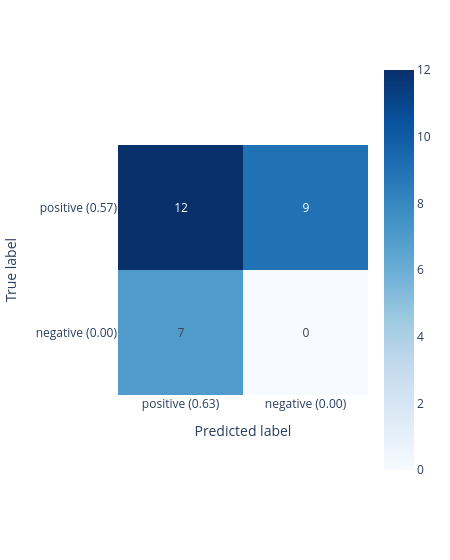

Notebook code for this chart:
### Markdown cell above
### Negativ-Beispiel

### Code cell
# pymupdf4llm

cm = create_confusion_matrix('pymupdf4llm', config.dataset['path'], pdf_urls_select.loc[['2410.08287v3']])

print(cm)

PX.displayConfusionMatrix(np.array(cm), width=450, xaxes={'labels': labels, 'title': 'Predicted label'}, yaxes={'labels': labels, 'title': 'True label'})

print(f'recall {Helper.confusion_matrix_tpr(cm)}')
print(f'precision {Helper.confusion_matrix_ppv(cm)}')
#print(f'f1 score {Helper.confusion_matrix_f1_score(cm)}')

### Figure 1 — Plotly figure (JSON) as saved in the notebook; plotly's stock layout.template omitted (floating-point values rounded to 4 significant figures)
{"data": [{"coloraxis": "coloraxis", "hovertemplate": "x: %{x}<br>y: %{y}<br>color: %{z}<extra></extra>", "name": "0", "texttemplate": "%{z}", "type": "heatmap", "xaxis": "x", "yaxis": "y", "z": [[12, 9], [7, 0]]}], "layout": {"coloraxis": {"autocolorscale": false, "colorscale": [[0, "rgb(247,251,255)"], [0.125, "rgb(222,235,247)"], [0.25, "rgb(198,219,239)"], [0.375, "rgb(158,202,225)"], [0.5, "rgb(107,174,214)"], [0.625, "rgb(66,146,198)"], [0.75, "rgb(33,113,181)"], [0.875, "rgb(8,81,156)"], [1, "rgb(8,48,107)"]]}, "margin": {"t": 60}, "width": 450, "xaxis": {"anchor": "y", "constrain": "domain", "domain": [0, 1], "scaleanchor": "y", "tickmode": "array", "ticktext": ["positive (0.63)", "negative (0.00)"], "tickvals": [0, 1], "title": {"text": "Predicted label"}}, "yaxis": {"anchor": "x", "autorange": "reversed", "constrain": "domain", "domain": [0, 1], "tickmode": "array", "ticktext": ["positive (0.57)", "negative (0.00)"], "tickvals": [0, 1], "title": {"text": "True label"}}}}
